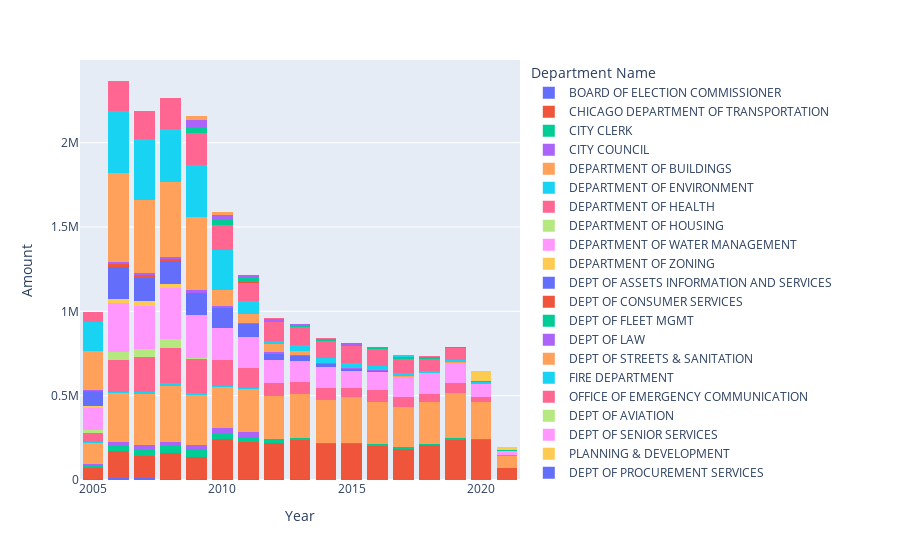

Write notebook code for a chart like this one.
### Code cell
fig = px.bar(df_year_s, x="Year", y="Amount", color="Department Name", barmode = 'stack')

fig.update_traces(marker_line_width=0)
fig.show()

### Figure 1 — Plotly figure (JSON) as saved in the notebook; plotly's stock layout.template omitted (floating-point values rounded to 4 significant figures; data arrays with more than 128 entries replaced by an {"elided": "..."} marker saying what was removed)
{"data": [{"alignmentgroup": "True", "hovertemplate": "Department Name=BOARD OF ELECTION COMMISSIONER<br>Year=%{x}<br>Amount=%{y}<extra></extra>", "legendgroup": "BOARD OF ELECTION COMMISSIONER", "marker": {"color": "#636efa", "line": {"width": 0}}, "name": "BOARD OF ELECTION COMMISSIONER", "offsetgroup": "BOARD OF ELECTION COMMISSIONER", "orientation": "v", "showlegend": true, "textposition": "auto", "type": "bar", "x": ["2005-01-01T00:00:00", "2005-01-01T00:00:00", "2005-01-01T00:00:00", "2005-01-01T00:00:00", "2006-01-01T00:00:00", "2006-01-01T00:00:00", "2006-01-01T00:00:00", "2006-01-01T00:00:00", "2007-01-01T00:00:00", "2007-01-01T00:00:00", "2007-01-01T00:00:00", "2007-01-01T00:00:00", "2008-01-01T00:00:00", "2008-01-01T00:00:00", "2008-01-01T00:00:00", "2008-01-01T00:00:00", "2008-01-01T00:00:00", "2009-01-01T00:00:00", "2009-01-01T00:00:00", "2009-01-01T00:00:00", "2009-01-01T00:00:00", "2009-01-01T00:00:00", "2010-01-01T00:00:00", "2010-01-01T00:00:00", "2010-01-01T00:00:00", "2010-01-01T00:00:00", "2010-01-01T00:00:00", "2011-01-01T00:00:00", "2011-01-01T00:00:00", "2011-01-01T00:00:00", "2011-01-01T00:00:00", "2012-01-01T00:00:00", "2012-01-01T00:00:00", "2012-01-01T00:00:00", "2012-01-01T00:00:00", "2013-01-01T00:00:00", "2013-01-01T00:00:00", "2014-01-01T00:00:00", "2014-01-01T00:00:00", "2015-01-01T00:00:00", "2016-01-01T00:00:00", "2017-01-01T00:00:00", "2019-01-01T00:00:00"], "xaxis": "x", "y": [2021.0, 751.1, 622.7, 893.4, 4017.0, 1525.0, 2319.0, 1595.0, 3418.0, 1848.0, 2017.0, 1829.0, 1514.0, 521.8, 1271.0, 1530.0, 1782.0, 2000.0, 111.2, 2526.0, 1412.0, 1616.0, 32.25, 1828.0, 641, 1500.0, 212.5, 394.2, 1650.0, 393.3, 1125.0, 4.44, 2113.0, 890.4, 1246, 402.5, 3032.0, 14.56, 2163.0, 910.6, 1963.0, 1087.0, 0], "yaxis": "y"}, {"alignmentgroup": "True", "hovertemplate": "Department Name=CHICAGO DEPARTMENT OF TRANSPORTATION<br>Year=%{x}<br>Amount=%{y}<extra></extra>", "legendgroup": "CHICAGO DEPARTMENT OF TRANSPORTATION", "marker": {"color": "#EF553B", "line": {"width": 0}}, "name": "CHICAGO DEPARTMENT OF TRANSPORTATION", "offsetgroup": "CHICAGO DEPARTMENT OF TRANSPORTATION", "orientation": "v", "showlegend": true, "textposition": "auto", "type": "bar", "x": {"elided": "327 str values"}, "xaxis": "x", "y": {"elided": "327 float values"}, "yaxis": "y"}, {"alignmentgroup": "True", "hovertemplate": "Department Name=CITY CLERK<br>Year=%{x}<br>Amount=%{y}<extra></extra>", "legendgroup": "CITY CLERK", "marker": {"color": "#00cc96", "line": {"width": 0}}, "name": "CITY CLERK", "offsetgroup": "CITY CLERK", "orientation": "v", "showlegend": true, "textposition": "auto", "type": "bar", "x": ["2005-01-01T00:00:00", "2005-01-01T00:00:00", "2005-01-01T00:00:00", "2005-01-01T00:00:00", "2005-01-01T00:00:00", "2005-01-01T00:00:00", "2006-01-01T00:00:00", "2006-01-01T00:00:00", "2006-01-01T00:00:00", "2006-01-01T00:00:00", "2006-01-01T00:00:00", "2006-01-01T00:00:00", "2007-01-01T00:00:00", "2007-01-01T00:00:00", "2007-01-01T00:00:00", "2007-01-01T00:00:00", "2007-01-01T00:00:00", "2007-01-01T00:00:00", "2008-01-01T00:00:00", "2008-01-01T00:00:00", "2008-01-01T00:00:00", "2008-01-01T00:00:00", "2008-01-01T00:00:00", "2008-01-01T00:00:00", "2009-01-01T00:00:00", "2009-01-01T00:00:00", "2009-01-01T00:00:00", "2009-01-01T00:00:00", "2009-01-01T00:00:00", "2009-01-01T00:00:00", "2009-01-01T00:00:00", "2009-01-01T00:00:00", "2010-01-01T00:00:00", "2010-01-01T00:00:00", "2010-01-01T00:00:00", "2010-01-01T00:00:00", "2010-01-01T00:00:00", "2010-01-01T00:00:00", "2011-01-01T00:00:00", "2011-01-01T00:00:00", "2011-01-01T00:00:00", "2011-01-01T00:00:00", "2011-01-01T00:00:00", "2011-01-01T00:00:00", "2012-01-01T00:00:00", "2012-01-01T00:00:00", "2012-01-01T00:00:00", "2012-01-01T00:00:00", "2012-01-01T00:00:00", "2013-01-01T00:00:00", "2013-01-01T00:00:00", "2013-01-01T00:00:00", "2014-01-01T00:00:00", "2014-01-01T00:00:00", "2014-01-01T00:00:00", "2015-01-01T00:00:00", "2015-01-01T00:00:00", "2016-01-01T00:00:00", "2016-01-01T00:00:00", "2016-01-01T00:00:00", "2017-01-01T00:00:00", "2017-01-01T00:00:00", "2017-01-01T00:00:00", "2018-01-01T00:00:00", "2019-01-01T00:00:00", "2020-01-01T00:00:00", "2021-01-01T00:00:00"], "xaxis": "x", "y": [8582.0, 53.87, 1433.0, 1600, 1600, 1600, 13850.0, 723.8, 4008.0, 3541.0, 3954.0, 4109.0, 13710.0, 3856.0, 4043.0, 3647.0, 4141.0, 4124.0, 17010.0, 4672.0, 5132.0, 4962.0, 4157.0, 4893.0, 21630.0, 5068.0, 801.9, 414.2, 4605.0, 5459.0, 3805.0, 3549.0, 974.0, 5149.0, 13550.0, 4601.0, 5196.0, 4318.0, 5238.0, 779.2, 14770.0, 2596.0, 5316.0, 4258.0, 4958.0, 704.3, 10330.0, 4056.0, 1858.0, 1952.0, 6037.0, 3833.0, 228.8, 3532.0, 3654.0, 2627.0, 3370.0, 5094.0, 131.2, 2896.0, 8485.0, 55.08, 243.5, 7661.0, 9958.0, 5814.0, 3546.0], "yaxis": "y"}, {"alignmentgroup": "True", "hovertemplate": "Department Name=CITY COUNCIL<br>Year=%{x}<br>Amount=%{y}<extra></extra>", "legendgroup": "CITY COUNCIL", "marker": {"color": "#ab63fa", "line": {"width": 0}}, "name": "CITY COUNCIL", "offsetgroup": "CITY COUNCIL", "orientation": "v", "showlegend": true, "textposition": "auto", "type": "bar", "x": ["2005-01-01T00:00:00", "2005-01-01T00:00:00", "2006-01-01T00:00:00", "2006-01-01T00:00:00", "2007-01-01T00:00:00", "2007-01-01T00:00:00", "2008-01-01T00:00:00", "2008-01-01T00:00:00", "2009-01-01T00:00:00", "2009-01-01T00:00:00", "2009-01-01T00:00:00", "2010-01-01T00:00:00", "2010-01-01T00:00:00", "2010-01-01T00:00:00", "2011-01-01T00:00:00", "2011-01-01T00:00:00", "2011-01-01T00:00:00", "2012-01-01T00:00:00", "2012-01-01T00:00:00"], "xaxis": "x", "y": [4215.0, 4907.0, 11540.0, 14450.0, 8506.0, 18310.0, 8203.0, 19810.0, 700, 7602.0, 19210.0, 4200, 7132.0, 19110.0, 4068.0, 4542.0, 17770.0, 545.0, 2100], "yaxis": "y"}, {"alignmentgroup": "True", "hovertemplate": "Department Name=DEPARTMENT OF BUILDINGS<br>Year=%{x}<br>Amount=%{y}<extra></extra>", "legendgroup": "DEPARTMENT OF BUILDINGS", "marker": {"color": "#FFA15A", "line": {"width": 0}}, "name": "DEPARTMENT OF BUILDINGS", "offsetgroup": "DEPARTMENT OF BUILDINGS", "orientation": "v", "showlegend": true, "textposition": "auto", "type": "bar", "x": {"elided": "208 str values"}, "xaxis": "x", "y": {"elided": "208 float values"}, "yaxis": "y"}, {"alignmentgroup": "True", "hovertemplate": "Department Name=DEPARTMENT OF ENVIRONMENT<br>Year=%{x}<br>Amount=%{y}<extra></extra>", "legendgroup": "DEPARTMENT OF ENVIRONMENT", "marker": {"color": "#19d3f3", "line": {"width": 0}}, "name": "DEPARTMENT OF ENVIRONMENT", "offsetgroup": "DEPARTMENT OF ENVIRONMENT", "orientation": "v", "showlegend": true, "textposition": "auto", "type": "bar", "x": ["2005-01-01T00:00:00", "2005-01-01T00:00:00", "2005-01-01T00:00:00", "2005-01-01T00:00:00", "2005-01-01T00:00:00", "2005-01-01T00:00:00", "2005-01-01T00:00:00", "2005-01-01T00:00:00", "2005-01-01T00:00:00", "2005-01-01T00:00:00", "2005-01-01T00:00:00", "2005-01-01T00:00:00", "2006-01-01T00:00:00", "2006-01-01T00:00:00", "2006-01-01T00:00:00", "2006-01-01T00:00:00", "2006-01-01T00:00:00", "2006-01-01T00:00:00", "2006-01-01T00:00:00", "2006-01-01T00:00:00", "2007-01-01T00:00:00", "2007-01-01T00:00:00", "2007-01-01T00:00:00", "2007-01-01T00:00:00", "2007-01-01T00:00:00", "2007-01-01T00:00:00", "2007-01-01T00:00:00", "2007-01-01T00:00:00", "2008-01-01T00:00:00", "2008-01-01T00:00:00", "2008-01-01T00:00:00", "2008-01-01T00:00:00", "2008-01-01T00:00:00", "2009-01-01T00:00:00", "2009-01-01T00:00:00", "2009-01-01T00:00:00", "2009-01-01T00:00:00", "2009-01-01T00:00:00", "2009-01-01T00:00:00", "2010-01-01T00:00:00", "2010-01-01T00:00:00", "2010-01-01T00:00:00", "2010-01-01T00:00:00", "2010-01-01T00:00:00", "2010-01-01T00:00:00", "2010-01-01T00:00:00", "2011-01-01T00:00:00", "2011-01-01T00:00:00", "2011-01-01T00:00:00", "2011-01-01T00:00:00"], "xaxis": "x", "y": [113.5, 56.02, 31.53, 22.31, 255.5, 98.46, 413.9, 121.1, 12.96, 128.8, 250, 376.5, 216.7, 110.4, 979.9, 146.4, 721.8, 161.5, 1570.0, 12.02, 340.9, 266.3, 159.6, 251.2, 686.0, 373, 9303.0, 88.76, 157.3, 1018.0, 198.3, 13310.0, 104.5, 155.3, 2974.0, 1153.0, 473.5, 4042.0, 181.9, 92.4, 3217, 671.5, 37.3, 2145.0, 22, 197.5, 2402.0, 202.5, 1335.0, 132.8], "yaxis": "y"}, {"alignmentgroup": "True", "hovertemplate": "Department Name=DEPARTMENT OF HEALTH<br>Year=%{x}<br>Amount=%{y}<extra></extra>", "legendgroup": "DEPARTMENT OF HEALTH", "marker": {"color": "#FF6692", "line": {"width": 0}}, "name": "DEPARTMENT OF HEALTH", "offsetgroup": "DEPARTMENT OF HEALTH", "orientation": "v", "showlegend": true, "textposition": "auto", "type": "bar", "x": {"elided": "309 str values"}, "xaxis": "x", "y": {"elided": "309 float values"}, "yaxis": "y"}, {"alignmentgroup": "True", "hovertemplate": "Department Name=DEPARTMENT OF HOUSING<br>Year=%{x}<br>Amount=%{y}<extra></extra>", "legendgroup": "DEPARTMENT OF HOUSING", "marker": {"color": "#B6E880", "line": {"width": 0}}, "name": "DEPARTMENT OF HOUSING", "offsetgroup": "DEPARTMENT OF HOUSING", "orientation": "v", "showlegend": true, "textposition": "auto", "type": "bar", "x": ["2005-01-01T00:00:00", "2005-01-01T00:00:00", "2005-01-01T00:00:00", "2005-01-01T00:00:00", "2006-01-01T00:00:00", "2006-01-01T00:00:00", "2006-01-01T00:00:00", "2006-01-01T00:00:00", "2006-01-01T00:00:00", "2007-01-01T00:00:00", "2007-01-01T00:00:00", "2007-01-01T00:00:00", "2007-01-01T00:00:00", "2008-01-01T00:00:00", "2008-01-01T00:00:00", "2008-01-01T00:00:00", "2008-01-01T00:00:00", "2009-01-01T00:00:00", "2009-01-01T00:00:00", "2009-01-01T00:00:00", "2019-01-01T00:00:00", "2020-01-01T00:00:00"], "xaxis": "x", "y": [1184.0, 14800.0, 3000, 0, 350, 3712.0, 687.8, 30860.0, 8118.0, 4076.0, 350, 30830.0, 11290.0, 4728.0, 456.9, 29810.0, 13970.0, 296.0, 1993.0, 907.4, 3212.0, 1008.0], "yaxis": "y"}, {"alignmentgroup": "True", "hovertemplate": "Department Name=DEPARTMENT OF WATER MANAGEMENT<br>Year=%{x}<br>Amount=%{y}<extra></extra>", "legendgroup": "DEPARTMENT OF WATER MANAGEMENT", "marker": {"color": "#FF97FF", "line": {"width": 0}}, "name": "DEPARTMENT OF WATER MANAGEMENT", "offsetgroup": "DEPARTMENT OF WATER MANAGEMENT", "orientation": "v", "showlegend": true, "textposition": "auto", "type": "bar", "x": {"elided": "229 str values"}, "xaxis": "x", "y": {"elided": "229 float values"}, "yaxis": "y"}, {"alignmentgroup": "True", "hovertemplate": "Department Name=DEPARTMENT OF ZONING<br>Year=%{x}<br>Amount=%{y}<extra></extra>", "legendgroup": "DEPARTMENT OF ZONING", "marker": {"color": "#FECB52", "line": {"width": 0}}, "name": "DEPARTMENT OF ZONING", "offsetgroup": "DEPARTMENT OF ZONING", "orientation": "v", "showlegend": true, "textposition": "auto", "type": "bar", "x": ["2005-01-01T00:00:00", "2005-01-01T00:00:00", "2006-01-01T00:00:00", "2007-01-01T00:00:00", "2008-01-01T00:00:00", "2009-01-01T00:00:00"], "xaxis": "x", "y": [54.95, 11770.0, 26020.0, 27040.0, 23510.0, 1503.0], "yaxis": "y"}, {"alignmentgroup": "True", "hovertemplate": "Department Name=DEPT OF ASSETS INFORMATION AND SERVICES<br>Year=%{x}<br>Amount=%{y}<extra></extra>", "legendgroup": "DEPT OF ASSETS INFORMATION AND SERVICES", "marker": {"color": "#636efa", "line": {"width": 0}}, "name": "DEPT OF ASSETS INFORMATION AND SERVICES", "offsetgroup": "DEPT OF ASSETS INFORMATION AND SERVICES", "orientation": "v", "showlegend": true, "textposition": "auto", "type": "bar", "x": {"elided": "199 str values"}, "xaxis": "x", "y": {"elided": "199 float values"}, "yaxis": "y"}, {"alignmentgroup": "True", "hovertemplate": "Department Name=DEPT OF CONSUMER SERVICES<br>Year=%{x}<br>Amount=%{y}<extra></extra>", "legendgroup": "DEPT OF CONSUMER SERVICES", "marker": {"color": "#EF553B", "line": {"width": 0}}, "name": "DEPT OF CONSUMER SERVICES", "offsetgroup": "DEPT OF CONSUMER SERVICES", "orientation": "v", "showlegend": true, "textposition": "auto", "type": "bar", "x": ["2005-01-01T00:00:00", "2005-01-01T00:00:00", "2005-01-01T00:00:00", "2005-01-01T00:00:00", "2005-01-01T00:00:00", "2005-01-01T00:00:00", "2005-01-01T00:00:00", "2005-01-01T00:00:00", "2005-01-01T00:00:00", "2005-01-01T00:00:00", "2006-01-01T00:00:00", "2006-01-01T00:00:00", "2006-01-01T00:00:00", "2006-01-01T00:00:00", "2006-01-01T00:00:00", "2006-01-01T00:00:00", "2006-01-01T00:00:00", "2006-01-01T00:00:00", "2007-01-01T00:00:00", "2007-01-01T00:00:00", "2007-01-01T00:00:00", "2007-01-01T00:00:00", "2007-01-01T00:00:00", "2007-01-01T00:00:00", "2007-01-01T00:00:00", "2007-01-01T00:00:00", "2008-01-01T00:00:00", "2008-01-01T00:00:00", "2008-01-01T00:00:00", "2008-01-01T00:00:00", "2008-01-01T00:00:00", "2009-01-01T00:00:00", "2009-01-01T00:00:00", "2009-01-01T00:00:00"], "xaxis": "x", "y": [22.07, 1156.0, 4611.0, 1110.0, 7.28, 48.26, 793, 500, 338.1, 31.19, 4666.0, 7229.0, 713.2, 904.5, 20.92, 0, 1897.0, 199.2, 6125.0, 7950.0, 944.9, 196.7, 252.7, 64.08, 1300.0, 299.3, 4758.0, 7322.0, 412.6, 116.1, 681.0, 436.7, 618.4, 114.1], "yaxis": "y"}, {"alignmentgroup": "True", "hovertemplate": "Department Name=DEPT OF FLEET MGMT<br>Year=%{x}<br>Amount=%{y}<extra></extra>", "legendgroup": "DEPT OF FLEET MGMT", "marker": {"color": "#00cc96", "line": {"width": 0}}, "name": "DEPT OF FLEET MGMT", "offsetgroup": "DEPT OF FLEET MGMT", "orientation": "v", "showlegend": true, "textposition": "auto", "type": "bar", "x": ["2005-01-01T00:00:00", "2005-01-01T00:00:00", "2005-01-01T00:00:00", "2008-01-01T00:00:00"], "xaxis": "x", "y": [308.7, 410.0, 250, 8.79], "yaxis": "y"}, {"alignmentgroup": "True", "hovertemplate": "Department Name=DEPT OF LAW<br>Year=%{x}<br>Amount=%{y}<extra></extra>", "legendgroup": "DEPT OF LAW", "marker": {"color": "#ab63fa", "line": {"width": 0}}, "name": "DEPT OF LAW", "offsetgroup": "DEPT OF LAW", "orientation": "v", "showlegend": true, "textposition": "auto", "type": "bar", "x": ["2005-01-01T00:00:00", "2005-01-01T00:00:00", "2005-01-01T00:00:00", "2005-01-01T00:00:00", "2005-01-01T00:00:00", "2006-01-01T00:00:00", "2006-01-01T00:00:00", "2006-01-01T00:00:00", "2006-01-01T00:00:00", "2006-01-01T00:00:00", "2006-01-01T00:00:00", "2007-01-01T00:00:00", "2007-01-01T00:00:00", "2007-01-01T00:00:00", "2007-01-01T00:00:00", "2008-01-01T00:00:00", "2008-01-01T00:00:00", "2008-01-01T00:00:00", "2008-01-01T00:00:00", "2008-01-01T00:00:00", "2008-01-01T00:00:00", "2009-01-01T00:00:00", "2009-01-01T00:00:00", "2009-01-01T00:00:00", "2009-01-01T00:00:00", "2009-01-01T00:00:00", "2009-01-01T00:00:00", "2010-01-01T00:00:00", "2010-01-01T00:00:00", "2010-01-01T00:00:00", "2010-01-01T00:00:00", "2010-01-01T00:00:00", "2010-01-01T00:00:00", "2011-01-01T00:00:00", "2011-01-01T00:00:00", "2011-01-01T00:00:00", "2011-01-01T00:00:00", "2011-01-01T00:00:00", "2011-01-01T00:00:00", "2011-01-01T00:00:00", "2012-01-01T00:00:00", "2012-01-01T00:00:00", "2012-01-01T00:00:00", "2012-01-01T00:00:00", "2012-01-01T00:00:00", "2013-01-01T00:00:00", "2013-01-01T00:00:00", "2013-01-01T00:00:00", "2013-01-01T00:00:00", "2014-01-01T00:00:00", "2014-01-01T00:00:00", "2014-01-01T00:00:00", "2014-01-01T00:00:00", "2015-01-01T00:00:00", "2015-01-01T00:00:00", "2015-01-01T00:00:00", "2016-01-01T00:00:00", "2016-01-01T00:00:00", "2016-01-01T00:00:00", "2017-01-01T00:00:00", "2017-01-01T00:00:00", "2017-01-01T00:00:00", "2018-01-01T00:00:00", "2018-01-01T00:00:00", "2018-01-01T00:00:00", "2018-01-01T00:00:00", "2019-01-01T00:00:00"], "xaxis": "x", "y": [2942.0, 359.3, 52.38, 27.42, 0, 8160.0, 897.4, 493.4, 8.1, 20.3, 0, 8761.0, 1771.0, 709.6, 20.08, 7201.0, 2865.0, 18.81, 304.7, 0, 31.59, 10080.0, 3628.0, 188.6, 324.1, 13.48, 71.78, 8240.0, 3424.0, 62.75, 66.13, 129.7, 36.1, 4458.0, 2743.0, 22.71, 19.14, 18.87, 2156.0, 863.1, 3081.0, 1668.0, 102.3, 4008.0, 877.6, 2825.0, 814.8, 133.2, 690.6, 3719.0, 310.7, 47.58, 768.3, 2441.0, 946.1, 141.5, 528.2, 492.3, 100.2, 560.2, 289.8, 90.38, 429.3, 21.4, 18.89, 201.9, 9.86], "yaxis": "y"}, {"alignmentgroup": "True", "hovertemplate": "Department Name=DEPT OF STREETS & SANITATION<br>Year=%{x}<br>Amount=%{y}<extra></extra>", "legendgroup": "DEPT OF STREETS & SANITATION", "marker": {"color": "#FFA15A", "line": {"width": 0}}, "name": "DEPT OF STREETS & SANITATION", "offsetgroup": "DEPT OF STREETS & SANITATION", "orientation": "v", "showlegend": true, "textposition": "auto", "type": "bar", "x": {"elided": "228 str values"}, "xaxis": "x", "y": {"elided": "228 float values"}, "yaxis": "y"}, {"alignmentgroup": "True", "hovertemplate": "Department Name=FIRE DEPARTMENT<br>Year=%{x}<br>Amount=%{y}<extra></extra>", "legendgroup": "FIRE DEPARTMENT", "marker": {"color": "#19d3f3", "line": {"width": 0}}, "name": "FIRE DEPARTMENT", "offsetgroup": "FIRE DEPARTMENT", "orientation": "v", "showlegend": true, "textposition": "auto", "type": "bar", "x": {"elided": "211 str values"}, "xaxis": "x", "y": {"elided": "211 float values"}, "yaxis": "y"}, {"alignmentgroup": "True", "hovertemplate": "Department Name=OFFICE OF EMERGENCY COMMUNICATION<br>Year=%{x}<br>Amount=%{y}<extra></extra>", "legendgroup": "OFFICE OF EMERGENCY COMMUNICATION", "marker": {"color": "#FF6692", "line": {"width": 0}}, "name": "OFFICE OF EMERGENCY COMMUNICATION", "offsetgroup": "OFFICE OF EMERGENCY COMMUNICATION", "orientation": "v", "showlegend": true, "textposition": "auto", "type": "bar", "x": ["2005-01-01T00:00:00", "2005-01-01T00:00:00", "2005-01-01T00:00:00", "2005-01-01T00:00:00", "2005-01-01T00:00:00", "2005-01-01T00:00:00", "2005-01-01T00:00:00", "2005-01-01T00:00:00", "2005-01-01T00:00:00", "2006-01-01T00:00:00", "2006-01-01T00:00:00", "2006-01-01T00:00:00", "2006-01-01T00:00:00", "2006-01-01T00:00:00", "2006-01-01T00:00:00", "2006-01-01T00:00:00", "2006-01-01T00:00:00", "2006-01-01T00:00:00", "2006-01-01T00:00:00", "2007-01-01T00:00:00", "2007-01-01T00:00:00", "2007-01-01T00:00:00", "2007-01-01T00:00:00", "2007-01-01T00:00:00", "2007-01-01T00:00:00", "2007-01-01T00:00:00", "2007-01-01T00:00:00", "2007-01-01T00:00:00", "2007-01-01T00:00:00", "2008-01-01T00:00:00", "2008-01-01T00:00:00", "2008-01-01T00:00:00", "2008-01-01T00:00:00", "2008-01-01T00:00:00", "2008-01-01T00:00:00", "2008-01-01T00:00:00", "2008-01-01T00:00:00", "2008-01-01T00:00:00", "2009-01-01T00:00:00", "2009-01-01T00:00:00", "2009-01-01T00:00:00", "2009-01-01T00:00:00", "2009-01-01T00:00:00", "2009-01-01T00:00:00", "2009-01-01T00:00:00", "2010-01-01T00:00:00", "2010-01-01T00:00:00", "2010-01-01T00:00:00", "2010-01-01T00:00:00", "2010-01-01T00:00:00", "2010-01-01T00:00:00", "2011-01-01T00:00:00", "2011-01-01T00:00:00", "2011-01-01T00:00:00", "2011-01-01T00:00:00", "2011-01-01T00:00:00", "2011-01-01T00:00:00", "2012-01-01T00:00:00", "2012-01-01T00:00:00", "2012-01-01T00:00:00", "2012-01-01T00:00:00", "2012-01-01T00:00:00", "2013-01-01T00:00:00", "2013-01-01T00:00:00", "2013-01-01T00:00:00", "2013-01-01T00:00:00", "2013-01-01T00:00:00", "2014-01-01T00:00:00", "2014-01-01T00:00:00", "2014-01-01T00:00:00", "2014-01-01T00:00:00", "2014-01-01T00:00:00", "2015-01-01T00:00:00", "2015-01-01T00:00:00", "2015-01-01T00:00:00", "2015-01-01T00:00:00", "2015-01-01T00:00:00", "2016-01-01T00:00:00", "2016-01-01T00:00:00", "2016-01-01T00:00:00", "2016-01-01T00:00:00", "2016-01-01T00:00:00", "2017-01-01T00:00:00", "2017-01-01T00:00:00", "2017-01-01T00:00:00", "2017-01-01T00:00:00", "2017-01-01T00:00:00", "2018-01-01T00:00:00", "2018-01-01T00:00:00", "2018-01-01T00:00:00", "2018-01-01T00:00:00", "2018-01-01T00:00:00", "2018-01-01T00:00:00", "2019-01-01T00:00:00", "2019-01-01T00:00:00", "2019-01-01T00:00:00", "2019-01-01T00:00:00", "2019-01-01T00:00:00", "2019-01-01T00:00:00", "2020-01-01T00:00:00", "2020-01-01T00:00:00", "2020-01-01T00:00:00", "2020-01-01T00:00:00"], "xaxis": "x", "y": [1600, 8225.0, 4250, 1288.0, 41160.0, 2867.0, 1500, 24.82, 0, 4048.0, 26640.0, 841.1, 12500.0, 3235.0, 117800.0, 8405.0, 785.9, 1441.0, 60.08, 4159.0, 23860.0, 1486.0, 12150.0, 2188.0, 113900.0, 6827.0, 0, 1661.0, 74.32, 4650, 27720.0, 827.7, 13040.0, 132700.0, 4893.0, 596.9, 20.48, 328.2, 4900.0, 30450.0, 9072.0, 472.5, 142400.0, 5449.0, 213.0, 2092.0, 20490.0, 2700.0, 1074.0, 115700.0, 5548.0, 600.2, 14290.0, 2134.0, 26.5, 86240.0, 5266.0, 601.1, 15780.0, 3074.0, 83600.0, 5289.0, 548.7, 15400.0, 2490.0, 83970.0, 4979.0, 480.1, 11220.0, 891.8, 79980.0, 5634.0, 385.9, 8823.0, 1265.0, 83810.0, 5981.0, 331.4, 11600.0, 2453.0, 81730.0, 5643.0, 341.0, 12370.0, 464.0, 66170.0, 5062.0, 243.7, 9192.0, 2032.0, 301.2, 51430.0, 4625.0, 0, 409.9, 7298.0, 4104.0, 51620.0, 3031.0, 23.78, 334.1, 272.0, 3545.0], "yaxis": "y"}, {"alignmentgroup": "True", "hovertemplate": "Department Name=DEPT OF AVIATION<br>Year=%{x}<br>Amount=%{y}<extra></extra>", "legendgroup": "DEPT OF AVIATION", "marker": {"color": "#B6E880", "line": {"width": 0}}, "name": "DEPT OF AVIATION", "offsetgroup": "DEPT OF AVIATION", "orientation": "v", "showlegend": true, "textposition": "auto", "type": "bar", "x": ["2006-01-01T00:00:00", "2009-01-01T00:00:00", "2014-01-01T00:00:00", "2014-01-01T00:00:00"], "xaxis": "x", "y": [223.4, 218.2, 6.72, 240.4], "yaxis": "y"}, {"alignmentgroup": "True", "hovertemplate": "Department Name=DEPT OF SENIOR SERVICES<br>Year=%{x}<br>Amount=%{y}<extra></extra>", "legendgroup": "DEPT OF SENIOR SERVICES", "marker": {"color": "#FF97FF", "line": {"width": 0}}, "name": "DEPT OF SENIOR SERVICES", "offsetgroup": "DEPT OF SENIOR SERVICES", "orientation": "v", "showlegend": true, "textposition": "auto", "type": "bar", "x": ["2006-01-01T00:00:00"], "xaxis": "x", "y": [105.9], "yaxis": "y"}, {"alignmentgroup": "True", "hovertemplate": "Department Name=PLANNING & DEVELOPMENT<br>Year=%{x}<br>Amount=%{y}<extra></extra>", "legendgroup": "PLANNING & DEVELOPMENT", "marker": {"color": "#FECB52", "line": {"width": 0}}, "name": "PLANNING & DEVELOPMENT", "offsetgroup": "PLANNING & DEVELOPMENT", "orientation": "v", "showlegend": true, "textposition": "auto", "type": "bar", "x": ["2006-01-01T00:00:00"], "xaxis": "x", "y": [0], "yaxis": "y"}, {"alignmentgroup": "True", "hovertemplate": "Department Name=DEPT OF PROCUREMENT SERVICES<br>Year=%{x}<br>Amount=%{y}<extra></extra>", "legendgroup": "DEPT OF PROCUREMENT SERVICES", "marker": {"color": "#636efa", "line": {"width": 0}}, "name": "DEPT OF PROCUREMENT SERVICES", "offsetgroup": "DEPT OF PROCUREMENT SERVICES", "orientation": "v", "showlegend": true, "textposition": "auto", "type": "bar", "x": ["2007-01-01T00:00:00", "2017-01-01T00:00:00"], "xaxis": "x", "y": [0, 99.52], "yaxis": "y"}, {"alignmentgroup": "True", "hovertemplate": "Department Name=DEPARTMENT OF REVENUE<br>Year=%{x}<br>Amount=%{y}<extra></extra>", "legendgroup": "DEPARTMENT OF REVENUE", "marker": {"color": "#EF553B", "line": {"width": 0}}, "name": "DEPARTMENT OF REVENUE", "offsetgroup": "DEPARTMENT OF REVENUE", "orientation": "v", "showlegend": true, "textposition": "auto", "type": "bar", "x": ["2009-01-01T00:00:00", "2010-01-01T00:00:00", "2010-01-01T00:00:00", "2010-01-01T00:00:00", "2011-01-01T00:00:00", "2011-01-01T00:00:00", "2011-01-01T00:00:00", "2011-01-01T00:00:00", "2011-01-01T00:00:00", "2011-01-01T00:00:00", "2012-01-01T00:00:00", "2012-01-01T00:00:00"], "xaxis": "x", "y": [151.2, 465.5, 20, 180.5, 16.65, 13.88, 4372.0, 808.5, 216.5, 51.07, 372.4, 81.59], "yaxis": "y"}, {"alignmentgroup": "True", "hovertemplate": "Department Name=DEPT OF BUSINESS AFFAIRS & CONSUMER PROTECTION<br>Year=%{x}<br>Amount=%{y}<extra></extra>", "legendgroup": "DEPT OF BUSINESS AFFAIRS & CONSUMER PROTECTION", "marker": {"color": "#00cc96", "line": {"width": 0}}, "name": "DEPT OF BUSINESS AFFAIRS & CONSUMER PROTECTION", "offsetgroup": "DEPT OF BUSINESS AFFAIRS & CONSUMER PROTECTION", "orientation": "v", "showlegend": true, "textposition": "auto", "type": "bar", "x": ["2009-01-01T00:00:00", "2009-01-01T00:00:00", "2009-01-01T00:00:00", "2009-01-01T00:00:00", "2009-01-01T00:00:00", "2009-01-01T00:00:00", "2009-01-01T00:00:00", "2009-01-01T00:00:00", "2009-01-01T00:00:00", "2009-01-01T00:00:00", "2009-01-01T00:00:00", "2010-01-01T00:00:00", "2010-01-01T00:00:00", "2010-01-01T00:00:00", "2010-01-01T00:00:00", "2010-01-01T00:00:00", "2010-01-01T00:00:00", "2010-01-01T00:00:00", "2010-01-01T00:00:00", "2011-01-01T00:00:00", "2011-01-01T00:00:00", "2011-01-01T00:00:00", "2011-01-01T00:00:00", "2011-01-01T00:00:00", "2011-01-01T00:00:00", "2011-01-01T00:00:00", "2011-01-01T00:00:00", "2011-01-01T00:00:00", "2012-01-01T00:00:00", "2012-01-01T00:00:00", "2012-01-01T00:00:00", "2012-01-01T00:00:00", "2012-01-01T00:00:00", "2012-01-01T00:00:00", "2012-01-01T00:00:00", "2013-01-01T00:00:00", "2013-01-01T00:00:00", "2013-01-01T00:00:00", "2014-01-01T00:00:00", "2014-01-01T00:00:00", "2014-01-01T00:00:00", "2015-01-01T00:00:00", "2015-01-01T00:00:00", "2016-01-01T00:00:00", "2016-01-01T00:00:00", "2017-01-01T00:00:00", "2017-01-01T00:00:00", "2017-01-01T00:00:00", "2018-01-01T00:00:00", "2018-01-01T00:00:00", "2018-01-01T00:00:00", "2019-01-01T00:00:00", "2020-01-01T00:00:00", "2021-01-01T00:00:00"], "xaxis": "x", "y": [3368.0, 6302.0, 24.75, 9.9, 150.5, 175.4, 149.7, 7518.0, 19170.0, 100.1, 27.5, 2101.0, 6210.0, 17.6, 21.7, 225.1, 3172.0, 17760.0, 66.5, 2085.0, 5230.0, 14.28, 174.5, 109.2, 3119.0, 11380.0, 14, 95.45, 46.07, 546.7, 4.44, 2786.0, 7457.0, 8.88, 10.55, 61.59, 1974.0, 3907.0, 32.48, 1703.0, 4873.0, 740.5, 3920.0, 1420.0, 2746.0, 3441.0, 4754.0, 96.31, 6424.0, 116.1, 394.3, 6011.0, 2258.0, 2098.0], "yaxis": "y"}, {"alignmentgroup": "True", "hovertemplate": "Department Name=DEPT OF PLANNING & DEVELOPMENT<br>Year=%{x}<br>Amount=%{y}<extra></extra>", "legendgroup": "DEPT OF PLANNING & DEVELOPMENT", "marker": {"color": "#ab63fa", "line": {"width": 0}}, "name": "DEPT OF PLANNING & DEVELOPMENT", "offsetgroup": "DEPT OF PLANNING & DEVELOPMENT", "orientation": "v", "showlegend": true, "textposition": "auto", "type": "bar", "x": ["2009-01-01T00:00:00", "2009-01-01T00:00:00", "2009-01-01T00:00:00", "2009-01-01T00:00:00", "2009-01-01T00:00:00", "2009-01-01T00:00:00", "2010-01-01T00:00:00", "2010-01-01T00:00:00", "2010-01-01T00:00:00", "2010-01-01T00:00:00", "2010-01-01T00:00:00", "2011-01-01T00:00:00", "2011-01-01T00:00:00", "2011-01-01T00:00:00", "2012-01-01T00:00:00", "2012-01-01T00:00:00", "2013-01-01T00:00:00", "2014-01-01T00:00:00", "2014-01-01T00:00:00", "2015-01-01T00:00:00", "2015-01-01T00:00:00", "2016-01-01T00:00:00", "2016-01-01T00:00:00", "2017-01-01T00:00:00", "2017-01-01T00:00:00", "2018-01-01T00:00:00", "2019-01-01T00:00:00"], "xaxis": "x", "y": [55.39, 4481.0, 292.6, 925.6, 25830.0, 9791.0, 0, 3867.0, 508.1, 22490.0, 6286.0, 1753.0, 1929.0, 15250.0, 57.72, 12090.0, 11510.0, 1467.0, 8688.0, 1202.0, 10350.0, 1250.0, 6998.0, 65.88, 2514.0, 4101.0, 184.2], "yaxis": "y"}, {"alignmentgroup": "True", "hovertemplate": "Department Name=DEPT OF ZONING & LAND USE PLANNING<br>Year=%{x}<br>Amount=%{y}<extra></extra>", "legendgroup": "DEPT OF ZONING & LAND USE PLANNING", "marker": {"color": "#FFA15A", "line": {"width": 0}}, "name": "DEPT OF ZONING & LAND USE PLANNING", "offsetgroup": "DEPT OF ZONING & LAND USE PLANNING", "orientation": "v", "showlegend": true, "textposition": "auto", "type": "bar", "x": ["2009-01-01T00:00:00", "2010-01-01T00:00:00", "2011-01-01T00:00:00"], "xaxis": "x", "y": [20130.0, 15590.0, 730.2], "yaxis": "y"}, {"alignmentgroup": "True", "hovertemplate": "Department Name=DEPT OF FAMILY AND SUPPORT SERVICES<br>Year=%{x}<br>Amount=%{y}<extra></extra>", "legendgroup": "DEPT OF FAMILY AND SUPPORT SERVICES", "marker": {"color": "#19d3f3", "line": {"width": 0}}, "name": "DEPT OF FAMILY AND SUPPORT SERVICES", "offsetgroup": "DEPT OF FAMILY AND SUPPORT SERVICES", "orientation": "v", "showlegend": true, "textposition": "auto", "type": "bar", "x": ["2010-01-01T00:00:00", "2017-01-01T00:00:00", "2017-01-01T00:00:00", "2017-01-01T00:00:00", "2017-01-01T00:00:00", "2017-01-01T00:00:00", "2017-01-01T00:00:00", "2018-01-01T00:00:00", "2018-01-01T00:00:00", "2018-01-01T00:00:00", "2018-01-01T00:00:00", "2018-01-01T00:00:00", "2019-01-01T00:00:00", "2019-01-01T00:00:00", "2019-01-01T00:00:00", "2019-01-01T00:00:00", "2019-01-01T00:00:00", "2019-01-01T00:00:00", "2020-01-01T00:00:00", "2020-01-01T00:00:00", "2020-01-01T00:00:00", "2020-01-01T00:00:00", "2020-01-01T00:00:00", "2020-01-01T00:00:00", "2021-01-01T00:00:00"], "xaxis": "x", "y": [85.25, 1524.0, 784.3, 3659.0, 298.3, 8.03, 1213.0, 1100.0, 884.6, 1123.0, 346.1, 667.4, 1180.0, 647.7, 1096.0, 90.31, 154.5, 643.5, 457.9, 143.9, 351.4, 70.76, 143.3, 113.3, 529], "yaxis": "y"}, {"alignmentgroup": "True", "hovertemplate": "Department Name=DEPARTMENT OF FINANCE<br>Year=%{x}<br>Amount=%{y}<extra></extra>", "legendgroup": "DEPARTMENT OF FINANCE", "marker": {"color": "#FF6692", "line": {"width": 0}}, "name": "DEPARTMENT OF FINANCE", "offsetgroup": "DEPARTMENT OF FINANCE", "orientation": "v", "showlegend": true, "textposition": "auto", "type": "bar", "x": ["2012-01-01T00:00:00", "2012-01-01T00:00:00", "2012-01-01T00:00:00", "2012-01-01T00:00:00", "2012-01-01T00:00:00", "2013-01-01T00:00:00", "2013-01-01T00:00:00", "2013-01-01T00:00:00", "2014-01-01T00:00:00", "2014-01-01T00:00:00", "2014-01-01T00:00:00", "2015-01-01T00:00:00", "2015-01-01T00:00:00", "2015-01-01T00:00:00", "2016-01-01T00:00:00", "2016-01-01T00:00:00", "2016-01-01T00:00:00", "2017-01-01T00:00:00", "2017-01-01T00:00:00", "2017-01-01T00:00:00", "2017-01-01T00:00:00", "2018-01-01T00:00:00", "2018-01-01T00:00:00", "2018-01-01T00:00:00", "2018-01-01T00:00:00", "2018-01-01T00:00:00", "2019-01-01T00:00:00", "2020-01-01T00:00:00", "2021-01-01T00:00:00"], "xaxis": "x", "y": [158.5, 24.75, 2988.0, 510.8, 68.83, 170.0, 949.3, 171.4, 64.42, 548.0, 30.8, 27.6, 764.3, 418.6, 84.78, 325.5, 64.13, 448.8, 165.9, 10.17, 80.25, 104.6, 173.9, 171.3, 368.9, 32.42, 17.4, 13.8, 17.25], "yaxis": "y"}, {"alignmentgroup": "True", "hovertemplate": "Department Name=COMM ON ANIMAL CARE & CONTROL<br>Year=%{x}<br>Amount=%{y}<extra></extra>", "legendgroup": "COMM ON ANIMAL CARE & CONTROL", "marker": {"color": "#B6E880", "line": {"width": 0}}, "name": "COMM ON ANIMAL CARE & CONTROL", "offsetgroup": "COMM ON ANIMAL CARE & CONTROL", "orientation": "v", "showlegend": true, "textposition": "auto", "type": "bar", "x": ["2018-01-01T00:00:00"], "xaxis": "x", "y": [210.9], "yaxis": "y"}, {"alignmentgroup": "True", "hovertemplate": "Department Name=OFFICE OF INSPECTOR GENERAL<br>Year=%{x}<br>Amount=%{y}<extra></extra>", "legendgroup": "OFFICE OF INSPECTOR GENERAL", "marker": {"color": "#FF97FF", "line": {"width": 0}}, "name": "OFFICE OF INSPECTOR GENERAL", "offsetgroup": "OFFICE OF INSPECTOR GENERAL", "orientation": "v", "showlegend": true, "textposition": "auto", "type": "bar", "x": ["2020-01-01T00:00:00"], "xaxis": "x", "y": [19.55], "yaxis": "y"}, {"alignmentgroup": "True", "hovertemplate": "Department Name=OFFICE OF PUBLIC SAFETY ADMINISTRATION<br>Year=%{x}<br>Amount=%{y}<extra></extra>", "legendgroup": "OFFICE OF PUBLIC SAFETY ADMINISTRATION", "marker": {"color": "#FECB52", "line": {"width": 0}}, "name": "OFFICE OF PUBLIC SAFETY ADMINISTRATION", "offsetgroup": "OFFICE OF PUBLIC SAFETY ADMINISTRATION", "orientation": "v", "showlegend": true, "textposition": "auto", "type": "bar", "x": ["2020-01-01T00:00:00", "2020-01-01T00:00:00", "2020-01-01T00:00:00", "2020-01-01T00:00:00", "2020-01-01T00:00:00", "2020-01-01T00:00:00", "2021-01-01T00:00:00", "2021-01-01T00:00:00", "2021-01-01T00:00:00", "2021-01-01T00:00:00", "2021-01-01T00:00:00"], "xaxis": "x", "y": [430.1, 3838.0, 1737.0, 14.38, 50860.0, 340.8, 78.83, 1103.0, 468.5, 304.4, 16900.0], "yaxis": "y"}], "layout": {"barmode": "stack", "legend": {"title": {"text": "Department Name"}, "tracegroupgap": 0}, "margin": {"t": 60}, "xaxis": {"anchor": "y", "domain": [0, 1], "title": {"text": "Year"}}, "yaxis": {"anchor": "x", "domain": [0, 1], "title": {"text": "Amount"}}}}
